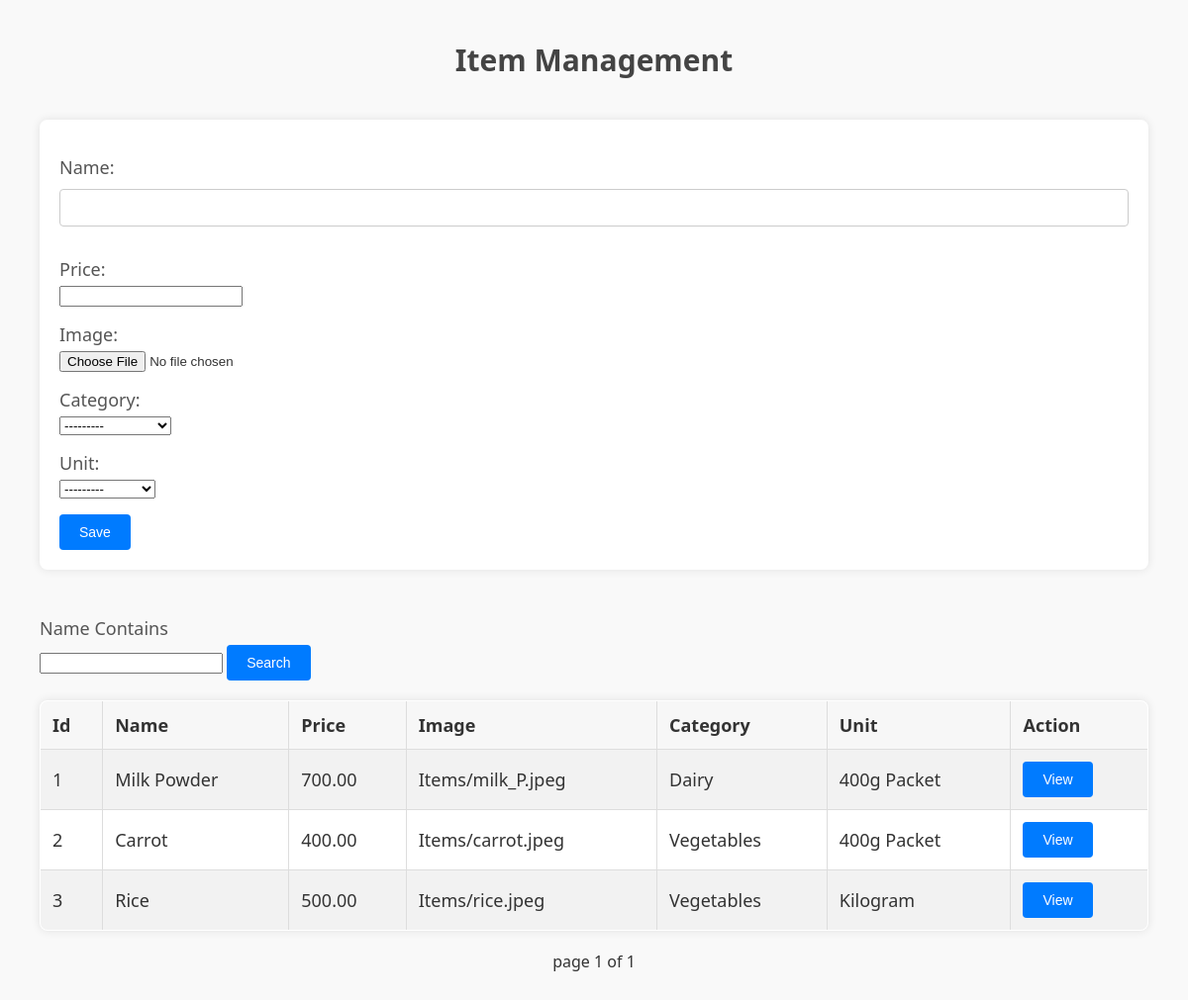
Before: /app/Item/?page=2 with the older database file.
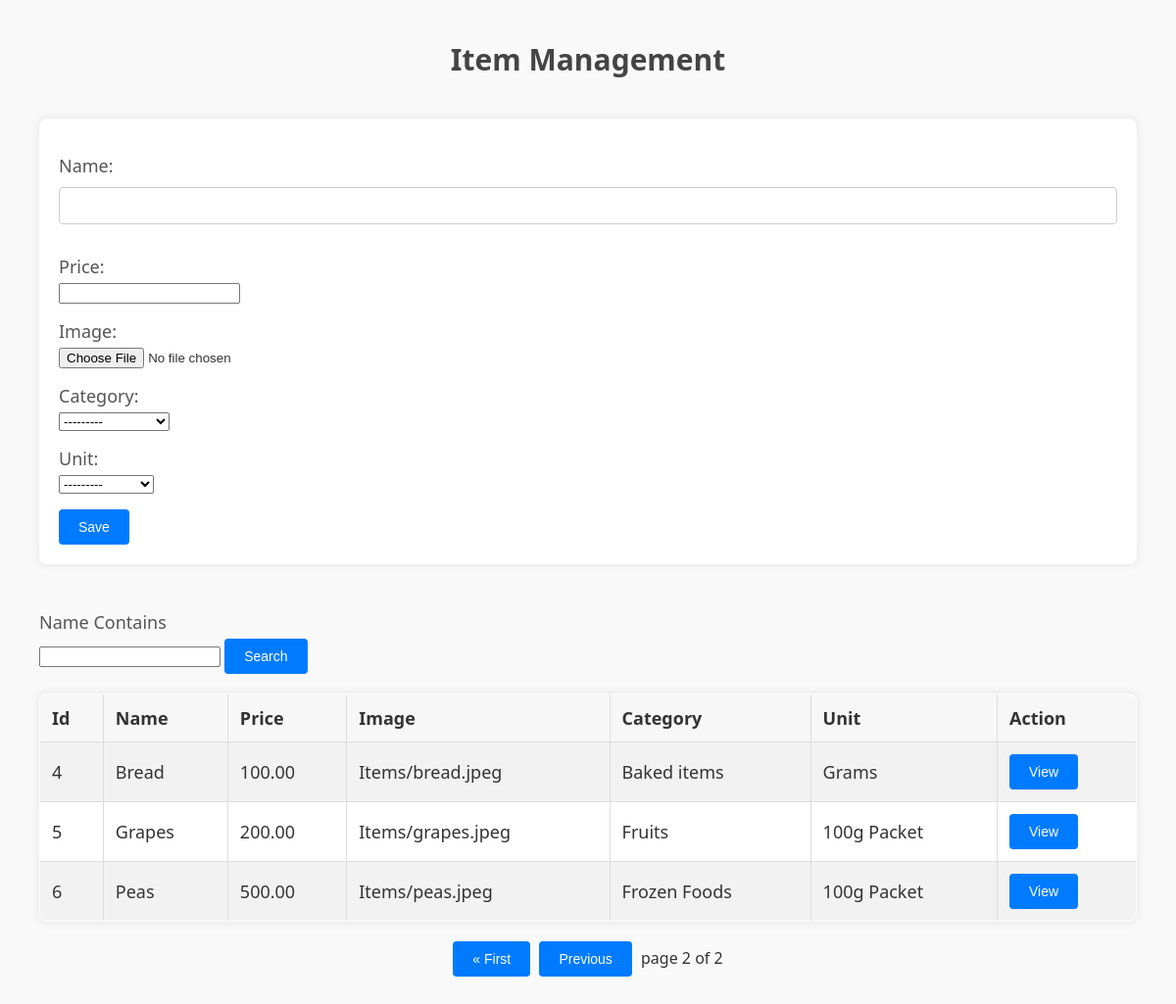
After: the same page with the newer database file.
### app/models.py (models this page shows, shortened)
class Item (models.Model):
    name = models.CharField(max_length = 20)
    price = models.DecimalField(max_digits = 8, decimal_places = 2)
    image = models.ImageField(upload_to = 'Items')
    Category = models.ForeignKey(Category, on_delete = models.CASCADE)
    Unit = models.ForeignKey(Unit, on_delete = models.CASCADE)

class Category (models.Model):
    name = models.CharField(max_length = 20)
    def __str__ (self):
        return self.name

class Unit (models.Model):
    name = models.CharField(max_length = 20)
    def __str__ (self):
        return self.name

### app/views.py (the view)
# urls.py: path('Item/', views.Itemview),
def Itemview(request):
    page_number = request.GET.get('page')
    filter = ItemFilter (request.GET, queryset=Item.objects.all())
    Items = filter.qs
    paginator = Paginator(Items, 3)
    page = paginator.get_page(page_number)
    if request.method == 'POST':
        form = ItemForm(request.POST)
    else:
        form = ItemForm()
    context = {'form':form, 'page':page}
    return render(request, 'Item.html', context)

### app/forms.py
class  ItemForm (forms.ModelForm) :
    class Meta:
        model = Item
        fields = '__all__'

### app/templates/Item.html (shortened to what this page needs)
<html>
<head>
<h1>Item Management</h1>
</head>
<body>
<form method="POST">
    {{form.as_p}}
    <input type="submit" value="Save">
</form>
<br>
<label>Name Contains</label>
<input>
<button>Search</button>
<table border="1">
<tr>
<th>Id</th>
<th>Name</th>
<th>Price</th>
<th>Image</th>
<th>Category</th>
<th>Unit</th>
<th>Action</th>
</tr>
{% for Item in page %}
<tr>
    <td>{{Item.id}}</td>
    <td>{{Item.name}}</td>
    <td>{{Item.price}}</td>
    <td>{{Item.image}}</td>
    <td>{{Item.Category}}</td>
    <td>{{Item.Unit}}</td>
    <td><button>View</button></td>
</tr>
{% endfor %}
</table>
<div class="pagination">
    {% if page.has_previous %}
       <button><a href="?page=1">&laquo; First</a> </button>
       <button><a href="?page=1{{ page.previous_page_number }}">Previous</a></button>
    {% endif %}
    page {{ page.number }} of {{ page.paginator.num_pages }}
    </div>
</body>
</html>

Changed rows visible on the page:
no longer on this page (row unchanged): Item: id "1", name "Milk Powder", price "700.00", image "Items/milk_P.jpeg", Category "Dairy", Unit "400g Packet"
no longer on this page (row unchanged): Item: id "2", name "Carrot", price "400.00", image "Items/carrot.jpeg", Category "Vegetables", Unit "400g Packet"
no longer on this page (row edited): Item: id "3", name "Rice", price "500.00", image "Items/rice.jpeg", Category "Vegetables", Unit "Kilogram"
added Item: id "4", name "Bread", price "100.00", image "Items/bread.jpeg", Category "Baked items", Unit "Grams"
added Item: id "5", name "Grapes", price "200.00", image "Items/grapes.jpeg", Category "Fruits", Unit "100g Packet"
added Item: id "6", name "Peas", price "500.00", image "Items/peas.jpeg", Category "Frozen Foods", Unit "100g Packet"
Other visible differences:
{{ page.number }}: "1" → "2"
{{ page.paginator.num_pages }}: "1" → "2"
text now shown: "« First Previous"
